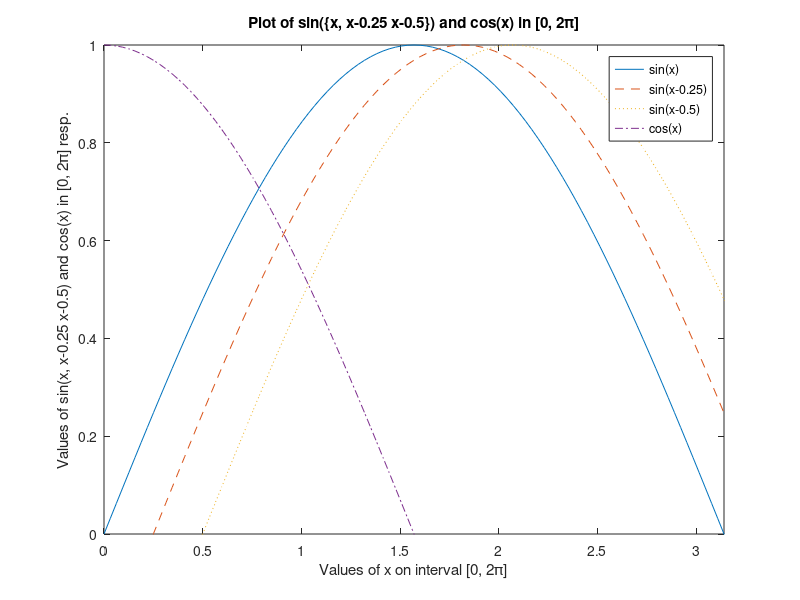

Recreate this plot in MATLAB.
%% =========================================================================
% Script: plot_multiple_trig_functions.m
%
% Description:
%   This script demonstrates plotting multiple trigonometric functions
%   (sin and cos) over the interval [0, 2*pi]. It shows how to overlay
%   several functions on a single figure using different line styles,
%   and how to customize titles, labels, legends, and axes.
%
% Variables:
%   x  : 1xN double vector
%        Discretized points in [0, 2*pi] with step pi/100 (N = 201)
%
%   y1 : 1xN double vector
%        sin(x) values
%
%   y2 : 1xN double vector
%        sin(x-0.25) values
%
%   y3 : 1xN double vector
%        sin(x-0.5) values
%
%   y4 : 1xN double vector
%        cos(x) values
%
% Usage:
%   Run the script in MATLAB:
%       >> plot_multiple_trig_functions
%
% Reference:
%   MATLAB documentation for plotting:
%   https://fr.mathworks.com/help/matlab/ref/plot.html
%
% =========================================================================

%% Step 1: Define x values
x = 0:pi/100:2*pi;
% x is a 1xN vector over [0, 2*pi] with step pi/100

%% Step 2: Compute trigonometric functions
y1 = sin(x);        % sin(x)
y2 = sin(x-0.25);   % sin(x - 0.25)
y3 = sin(x-0.5);    % sin(x - 0.5)
y4 = cos(x);        % cos(x)

%% Step 3: Plot the functions
figure
plot(x, y1, x, y2, '--', x, y3, ':', x, y4, '-.')
title('Plot of sin(\{x, x-0.25 x-0.5\}) and cos(x) in [0, 2\pi]')
legend('sin(x)','sin(x-0.25)','sin(x-0.5)', 'cos(x)')
xlabel('Values of x on interval [0, 2\pi]')
ylabel('Values of sin({x, x-0.25 x-0.5}) and cos(x) in [0, 2\pi] resp.')

%% Step 4: Customize axes
hold on
ylim([0 1])
xlim([0 pi])
